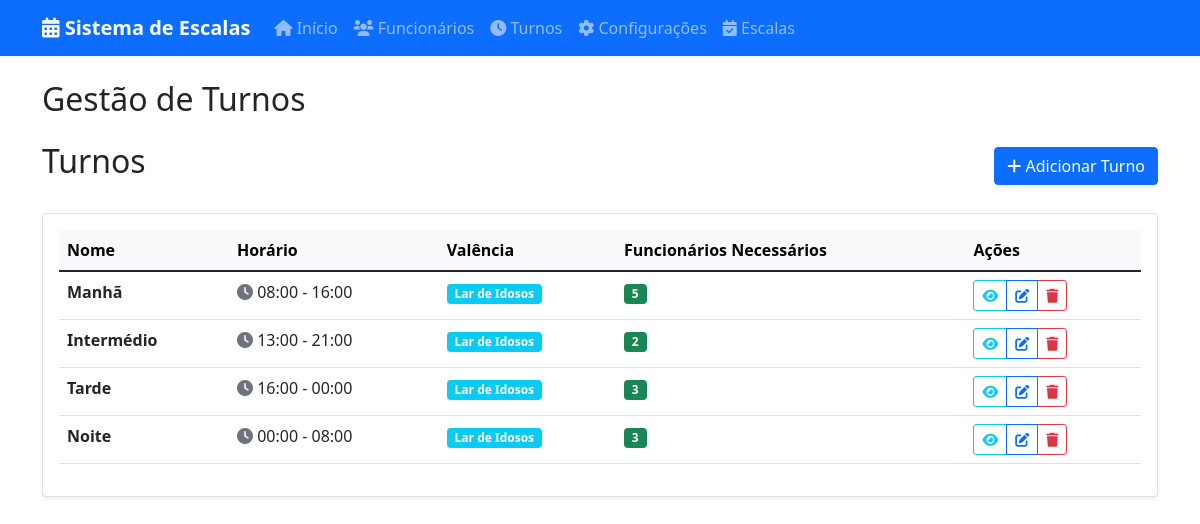
Screenshot of /turnos with the database file from the repository.
### models.py (models this page shows)
class Turno(db.Model):
    id = db.Column(db.Integer, primary_key=True)
    nome = db.Column(db.String(100), nullable=False)
    hora_inicio = db.Column(db.Time, nullable=False)
    hora_fim = db.Column(db.Time, nullable=False)
    valencia = db.Column(db.String(50), nullable=False)
    funcionarios_necessarios = db.Column(db.Integer, default=1)
    escalas = db.relationship('Escala', backref='turno', lazy=True, cascade='all, delete-orphan')

### app.py (the view)
@app.route('/turnos')
def turnos():
    turnos = Turno.query.all()
    return render_template('turnos.html', turnos=turnos)

### templates/turnos.html (shortened to what this page needs)
{% extends "base.html" %}
{% block page_title %}Gestão de Turnos{% endblock %}
{% block content %}
<div class="d-flex justify-content-between align-items-center mb-4">
    <h2>Turnos</h2>
    <button type="button" class="btn btn-primary" onclick="mostrarModalTurno()">
        <i class="fas fa-plus"></i> Adicionar Turno
    </button>
</div>
<div class="card">
    <div class="card-body">
        {% if turnos %}
        <div class="table-responsive">
            <table class="table table-hover">
                <thead class="table-light">
                    <tr>
                        <th>Nome</th>
                        <th>Horário</th>
                        <th>Valência</th>
                        <th>Funcionários Necessários</th>
                        <th>Ações</th>
                    </tr>
                </thead>
                <tbody>
                    {% for turno in turnos %}
                    <tr>
                        <td>
                            <strong>{{ turno.nome }}</strong>
                        </td>
                        <td>
                            <i class="fas fa-clock text-muted"></i>
                            {{ turno.hora_inicio.strftime('%H:%M') }} - {{ turno.hora_fim.strftime('%H:%M') }}
                        </td>
                        <td>
                            <span class="badge bg-info">{{ turno.valencia }}</span>
                        </td>
                        <td>
                            <span class="badge bg-success">{{ turno.funcionarios_necessarios }}</span>
                        </td>
                        <td>
                            <div class="btn-group" role="group">
                                <button type="button" class="btn btn-sm btn-outline-info" title="Ver Detalhes">
                                    <i class="fas fa-eye"></i>
                                </button>
                                <button type="button" class="btn btn-sm btn-outline-primary" title="Editar" onclick="editarTurno({{ turno.id }}, '{{ turno.nome }}', '{{ turno.valencia }}', {{ turno.funcionarios_necessarios }})">
                                    <i class="fas fa-edit"></i>
                                </button>
                                <button type="button" class="btn btn-sm btn-outline-danger" title="Eliminar" onclick="confirmarEliminarTurno({{ turno.id }}, '{{ turno.nome }}')">
                                    <i class="fas fa-trash"></i>
                                </button>
                            </div>
                        </td>
                    </tr>
                    {% endfor %}
                </tbody>
            </table>
        </div>
        {% endif %}
    </div>
</div>
{% endblock %}

### templates/base.html (style rules this page uses)
.card { box-shadow: 0 0.125rem 0.25rem rgba(0, 0, 0, 0.075); }
.table th { background-color: #f8f9fa; }
.btn-sm { font-size: 0.875rem; }

### rows the page displays
Turno: nome "Manhã", hora_inicio "08:00", hora_fim "16:00", valencia "Lar de Idosos", funcionarios_necessarios "5"
Turno: nome "Intermédio", hora_inicio "13:00", hora_fim "21:00", valencia "Lar de Idosos", funcionarios_necessarios "2"
Turno: nome "Tarde", hora_inicio "16:00", hora_fim "00:00", valencia "Lar de Idosos", funcionarios_necessarios "3"
Turno: nome "Noite", hora_inicio "00:00", hora_fim "08:00", valencia "Lar de Idosos", funcionarios_necessarios "3"
